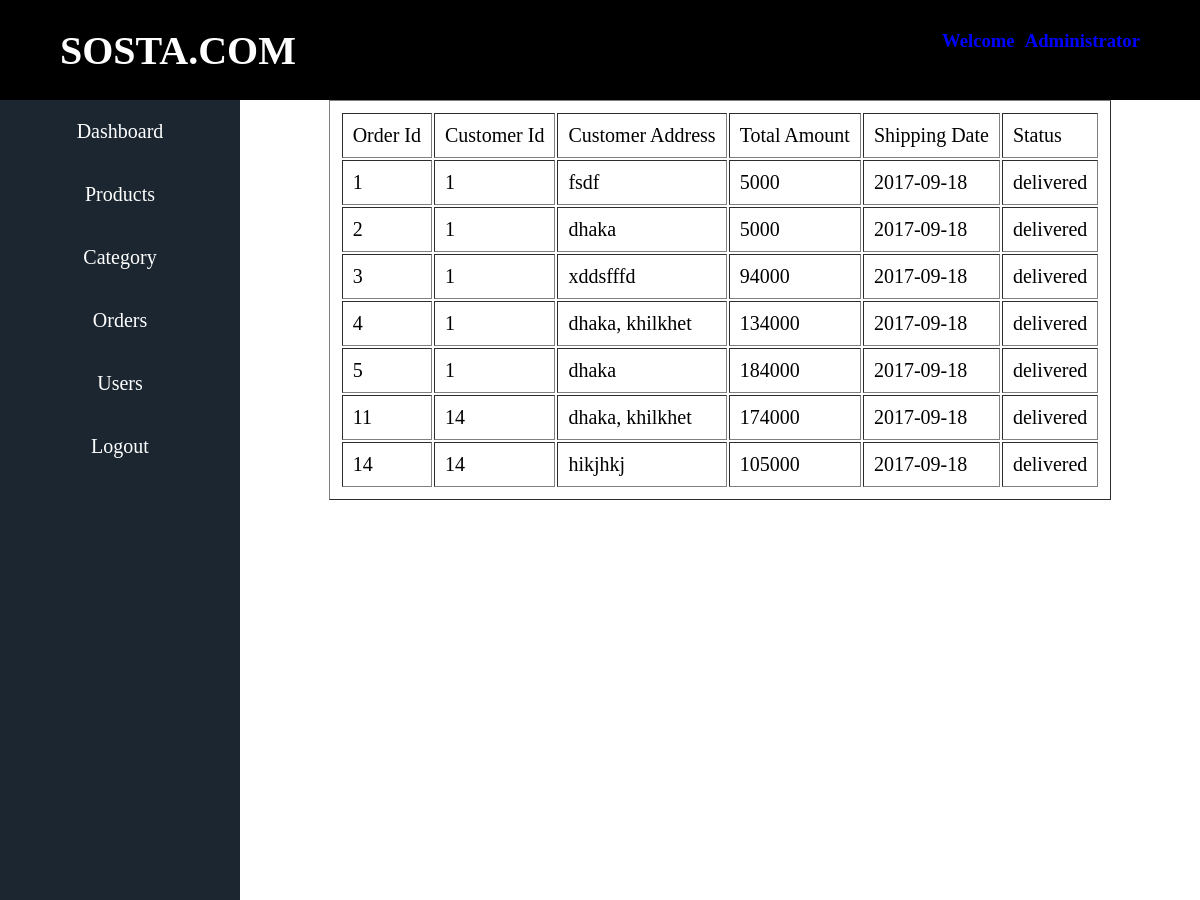
The page /app/adminDeliveredOrder.php (signed in) on the database its author committed.
### tables this page shows
CREATE TABLE `order` (
  `id` int(11) NOT NULL,
  `customer_id` int(11) NOT NULL,
  `customer_address` varchar(300) NOT NULL,
  `order_date` date NOT NULL,
  `shipping_date` date NOT NULL,
  `order_amount` int(11) NOT NULL,
  `delivery_status` varchar(10) NOT NULL
);

### data/dbconnector.php (called while the page is built, shortened)
<?php
    $host="127.0.0.1:3306";
    $user="root";
    $pass="";
    $dbname="sostadb";
    function executeSQL($sql){
        global $host, $user, $pass, $dbname, $port;
        $link=mysqli_connect($host, $user, $pass, $dbname);
        $result = mysqli_query($link, $sql);
        return $result;
    }
?>

### data/order_data_access.php (called while the page is built, shortened)
<?php require_once "dbconnector.php"; ?>
<?php
	function findOrderByDvStatus($status)
	{
		$query="SELECT * FROM `order` WHERE delivery_status='$status'";
		$result = executeSQL($query);
		return $result;
		$orders = array();
		return $orders;
	}
?>

### service/order_service.php (called while the page is built, shortened)
<?php require_once "../data/order_data_access.php"; ?>
<?php
	function findOrderUsingStatus($status)
	{
		return findOrderByDvStatus($status);
	}
?>

### app/adminDeliveredOrder.php (the view, shortened to what this page needs)
<?php
		require_once('../data/dbconnector.php');
		require_once "../service/order_service.php";
		$orders=findOrderUsingStatus("delivered");
?>
<!DOCTYPE HTML>
<html lang="en-US">
<head>
	<link rel="stylesheet" href="CSS/style.css" />
</head>
<body>
	<header class="menu">
		<div class="container">
			<div class="leftcontainer">
				<a href="index.php"><h1>SOSTA.COM</h1></a>
			</div>
			<div class="rightcontainer">
				<h3>Welcome</h3>
				<h3><?php echo $_SESSION['name'];?></h3>
			</div>
		</div>
	</header>
	<?php
		if($_SESSION['id']==1)
		{
			require_once "adminLeftMenu.php";
		}else{
			require_once "userLeftMenu.php";
		}
	?>
	<div class="delete_area_right">
			<?php
				echo '<center><table border="1px" style="font-size:20px; padding:10px;">
						<tr >
								<td style="font-size:20px; padding:10px;">Order Id</td>
								<td style="font-size:20px; padding:10px;">Customer Id</td>
								<td style="font-size:20px; padding:10px;">Customer Address</td>
								<td style="font-size:20px; padding:10px;">Total Amount</td>
								<td style="font-size:20px; padding:10px;">Shipping Date</td>
								<td style="font-size:20px; padding:10px;">Status</td>
							</tr>';
				foreach($orders as $row)
				{
					echo ' <tr >
								<td style="font-size:20px; padding:10px;">'.$row['id'].'</td>
								<td style="font-size:20px; padding:10px;">'.$row['customer_id'].'</td>
								<td style="font-size:20px; padding:10px;">'.$row['customer_address'].'</td>
								<td style="font-size:20px; padding:10px;">'.$row['order_amount'].'</td>
								<td style="font-size:20px; padding:10px;">'.$row['shipping_date'].'</td>
								<td style="font-size:20px; padding:10px;">'.$row['delivery_status'].'</td>
							</tr>';
				}
				echo '</table></center>';
			?>
	</div>
</body>
</html>

### app/CSS/style.css (style rules this page uses)
body { margin:0px; width:100%; margin:auto; }
.container { width:90%; margin:auto; }
.leftcontainer { float:left; }
.leftcontainer a { display:block; color:white; font-size:20px; font-family:tahoma; text-decoration:none; }
.rightcontainer { float:right; color:#fff; }
.rightcontainer h3 { float:left; margin-left:10px; margin-top:30px; }
.menu { float:right; background-color:black; width:100%; height:100px; display:block; box-sizing:border-box; }
.product h2,h3 { color:blue; text-align:center; margin:0px; }
.delete_area_right { width:80%; float:right; display:inline-block; }

### rows shown on the page
order: id "1", customer "1", customer_address "fsdf", order_amount "5000", shipping_date "2017-09-18", delivery_status "delivered"
order: id "2", customer "1", customer_address "dhaka", order_amount "5000", shipping_date "2017-09-18", delivery_status "delivered"
order: id "3", customer "1", customer_address "xddsfffd", order_amount "94000", shipping_date "2017-09-18", delivery_status "delivered"
order: id "4", customer "1", customer_address "dhaka, khilkhet", order_amount "134000", shipping_date "2017-09-18", delivery_status "delivered"
order: id "5", customer "1", customer_address "dhaka", order_amount "184000", shipping_date "2017-09-18", delivery_status "delivered"
order: id "11", customer "14", customer_address "dhaka, khilkhet", order_amount "174000", shipping_date "2017-09-18", delivery_status "delivered"
order: id "14", customer "14", customer_address "hikjhkj", order_amount "105000", shipping_date "2017-09-18", delivery_status "delivered"

### other values the page prints
$_SESSION['name'] "Administrator"
